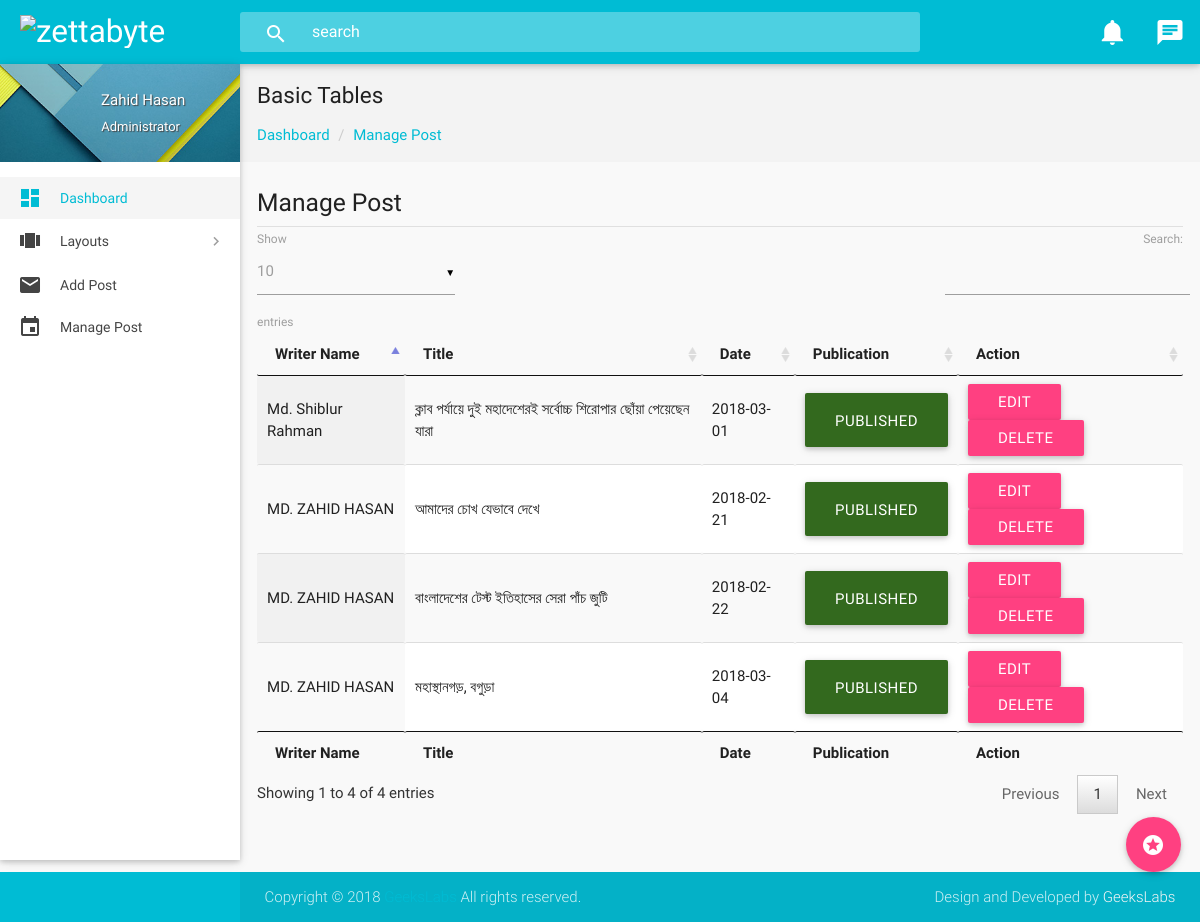
The page /admin/manage_post.php (signed in) on the database its author committed.
### tables this page shows
CREATE TABLE `post` (
  `id` int(11) NOT NULL,
  `cat_id` int(11) NOT NULL,
  `title` varchar(250) NOT NULL,
  `description` longtext NOT NULL,
  `date` date NOT NULL,
  `image` varchar(250) NOT NULL,
  `writer_id` int(11) NOT NULL,
  `status` tinyint(1) NOT NULL
);

CREATE TABLE `writer` (
  `id` int(11) NOT NULL,
  `name` varchar(250) NOT NULL,
  `email` varchar(250) NOT NULL,
  `facebook` varchar(250) NOT NULL,
  `twitter` varchar(200) NOT NULL,
  `instagram` varchar(250) NOT NULL,
  `image` varchar(250) NOT NULL
);

### custom_assets/classes/connection.php (called while the page is built)
<?php
 class Database{
     public function connect_database(){
         $da_host="localhost";
         $db_user="root";
         $db_password="";
         $da_name="blog";
         $link=mysqli_connect($da_host, $db_user, $db_password, $da_name);
         $link->query("SET CHARACTER SET utf8");
        return $link;
     }
}

### admin/php/classes/Admin.php (called while the page is built, shortened)
<?php
include("../custom_assets/classes/connection.php");
class Admin{
    private $db;
    public function __construct() {
        $dbLink=new Database();
        $this->db=$dbLink->connect_database();
    }
    public function view_all_post(){
		$query="SELECT post.id,post.title,post.date,post.description,post.status,writer.name as name FROM `post`,writer where post.writer_id=writer.id";
		$result=mysqli_query($this->db,$query);
		return $result;
	}
}

### admin/manage_post.php (the view, shortened to what this page needs)
<?PHP include('header.php') ?>
<?PHP
    include './php/classes/Admin.php';
    $post=new Admin();
    $data=$post->view_all_post();
?>
  <div id="main">
    <div class="wrapper">
      <?PHP include('left_sidebar.php') ?>
      <section id="content">
        <div id="breadcrumbs-wrapper">
          <div class="container">
            <div class="row">
              <div class="col s12 m12 l12">
                <h5 class="breadcrumbs-title">Basic Tables</h5>
                <ol class="breadcrumbs">
                    <li><a href="index.php">Dashboard</a></li>
                    <li><a href="#">Manage Post</a></li>
                </ol>
              </div>
            </div>
          </div>
        </div>
        <div class="container">
          <div class="section">
            <h5 class="header">Manage Post</h5>
            <div class="divider" style="text-align: center;"></div>
            <div id="table-datatables">
              <div class="row">
                <div class="col s12 m12 l12">
                  <table id="data-table-simple" class="responsive-table display" cellspacing="0">
                    <thead>
                        <tr>
                            <th>Writer Name</th>
                            <th>Title</th>
                            <th>Date</th>
                            <th>Publication</th>
                            <th>Action</th>
                        </tr>
                    </thead>
                    <tfoot>
                        <tr>
                            <th>Writer Name</th>
                            <th>Title</th>
                            <th>Date</th>
                            <th>Publication</th>
                            <th>Action</th>
                        </tr>
                    </tfoot>
                    <tbody>
                        <?PHP
                        while ($row= mysqli_fetch_array($data)){
                        ?>
                        <tr>
                            <td><?PHP echo $row['name'] ?></td>
                            <td><?PHP echo $row['title'] ?></td>
                            <td><?PHP echo $row['date'] ?></td>
                            <td>
                                <?PHP  if($row['status']==0){
                                    ?>
                                   <a href="update_publication_status.php?id=<?PHP echo $row['id'] ?>&& status=<?PHP echo $row['status'] ?>"><button class="btn btn-large waves-effect waves-light red darken-4 ">Unpublished</button> </a>
                                <?PHP }
                                   else{
                                       ?>
                                    <a href="update_publication_status.php?id=<?PHP echo $row['id'] ?>&& status=<?PHP echo $row['status'] ?>"><button class="btn btn-large waves-effect waves-light light-green darken-4 ">published</button> </a>
                                    <?PHP
                                } ?>
                                </td>
                            <td><a href=""><button class="btn waves-effect waves-light ">Edit</button> </a>
                                <a href="delete_post.php?id=<?PHP echo $row['id'] ?>&&image=<?PHP echo $row['image'] ?>" ><button class="btn waves-effect waves-light " onclick="return confirm('Are you sure you want to delete this item?');">Delete</button> </a>
                            </td>
                        </tr>
                        <?PHP } ?>
                    </tbody>
                  </table>
                </div>
              </div>
            </div>
            <br>
          </div>
            <div class="fixed-action-btn" style="bottom: 50px; right: 19px;">
                <a class="btn-floating btn-large">
                  <i class="mdi-action-stars"></i>
                </a>
            </div>
        </div>
      </section>
  <?PHP include './footer.php'; ?>
</body>
</html>

### admin/header.php (shortened to what this page needs)
<!DOCTYPE html>
<html lang="en">
<head>
    <link href="css/materialize.min.css" type="text/css" rel="stylesheet" media="screen,projection">
    <link href="css/style.min.css" type="text/css" rel="stylesheet" media="screen,projection">
    <link href="css/custom/custom.min.css" type="text/css" rel="stylesheet" media="screen,projection">
    <link href="js/plugins/perfect-scrollbar/perfect-scrollbar.css" type="text/css" rel="stylesheet" media="screen,projection">
    <link href="js/plugins/jvectormap/jquery-jvectormap.css" type="text/css" rel="stylesheet" media="screen,projection">
    <link href="js/plugins/chartist-js/chartist.min.css" type="text/css" rel="stylesheet" media="screen,projection">
    <link href="js/plugins/data-tables/css/jquery.dataTables.min.css" type="text/css" rel="stylesheet" media="screen,projection">
</head>
<body>
    <header id="header" class="page-topbar">
        <div class="navbar-fixed">
            <nav class="navbar-color">
                <div class="nav-wrapper">
                    <ul class="left">
                      <li><h1 class="logo-wrapper"><a href="dashboard.php" class="brand-logo darken-1"><img src="" alt="zettabyte"></a> <span class="logo-text">ZETTABYTE</span></h1></li>
                    </ul>
                    <div class="header-search-wrapper hide-on-med-and-down">
                        <i class="mdi-action-search"></i>
                        <input type="text" name="Search" class="header-search-input z-depth-2" placeholder="search"/>
                    </div>
                    <ul class="right hide-on-med-and-down">
                        <li><a href="javascript:void(0);" class="waves-effect waves-block waves-light notification-button" data-activates="notifications-dropdown"><i class="mdi-social-notifications"><small class="notification-badge">5</small></i>
                        </a>
                        </li>
                        <li><a href="#" data-activates="chat-out" class="waves-effect waves-block waves-light chat-collapse"><i class="mdi-communication-chat"></i></a>
                        </li>
                    </ul>
                </div>
            </nav>
        </div>
    </header>

### admin/left_sidebar.php (shortened to what this page needs)
<aside id="left-sidebar-nav">
               <ul id="slide-out" class="side-nav fixed leftside-navigation">
               <li class="user-details cyan darken-2">
               <div class="row">
                   <div class="col col s4 m4 l4">
                   </div>
                   <div class="col col s8 m8 l8">
                           </li>
                       </ul>
                       <a class="btn-flat dropdown-button waves-effect waves-light white-text profile-btn" href="#" data-activates="profile-dropdown">Zahid Hasan<i class="mdi-navigation-arrow-drop-down right"></i></a>
                       <p class="user-roal">Administrator</p>
                   </div>
               </div>
               <li class="bold active"><a href="dashboard.php" class="waves-effect waves-cyan"><i class="mdi-action-dashboard"></i> Dashboard</a>
               </li>
               <li class="no-padding">
                   <ul class="collapsible collapsible-accordion">
                       <li class="bold"><a class="collapsible-header waves-effect waves-cyan"><i class="mdi-action-view-carousel"></i> Layouts</a>
                       </li>
                   </ul>
               </li>
               <li class="bold"><a href="add_post.php" class="waves-effect waves-cyan"><i class="mdi-communication-email"></i> Add Post </a>
               </li>
               <li class="bold"><a href="manage_post.php" class="waves-effect waves-cyan"><i class="mdi-editor-insert-invitation"></i> Manage Post</a>
               </li>

### admin/footer.php
<footer class="page-footer">
        <div class="footer-copyright">
            <div class="container">
                Copyright © 2018 <a class="" target="_blank">GeeksLabs</a> All rights reserved.
                <span class="right"> Design and Developed by <a class="grey-text text-lighten-4" href="http://geekslabs.com/">GeeksLabs</a></span>
            </div>
        </div>
    </footer>

### rows shown on the page
post: writer.name "MD. ZAHID HASAN", title "আমাদের চোখ যেভাবে দেখে", date "2018-02-21"
post: writer.name "MD. ZAHID HASAN", title "বাংলাদেশের টেস্ট ইতিহাসের সেরা পাঁচ জুটি", date "2018-02-22"
post: writer.name "Md. Shiblur Rahman", title "ক্লাব পর্যায়ে দুই মহাদেশেরই সর্বোচ্চ শিরোপার ছোঁয়া পেয়েছেন যারা", date "2018-03-01"
post: writer.name "MD. ZAHID HASAN", title "মহাস্থানগড়, বগুড়া", date "2018-03-04"
